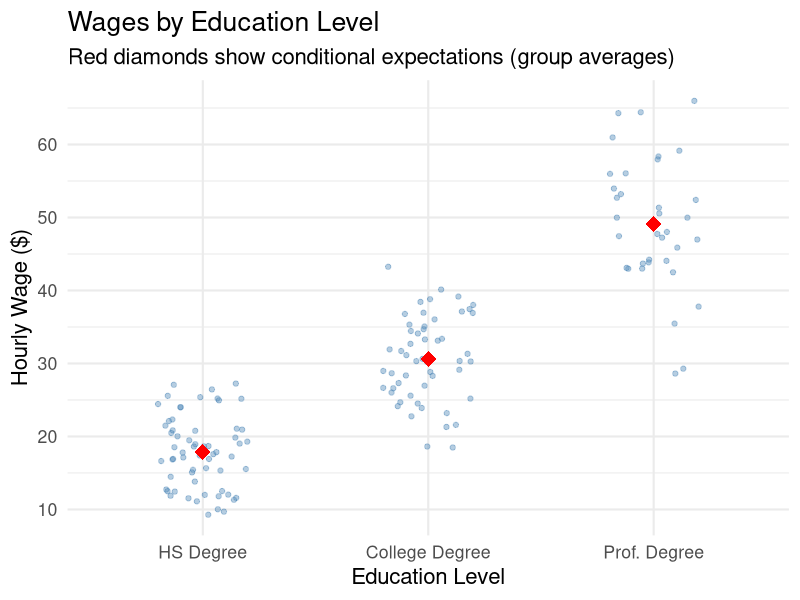
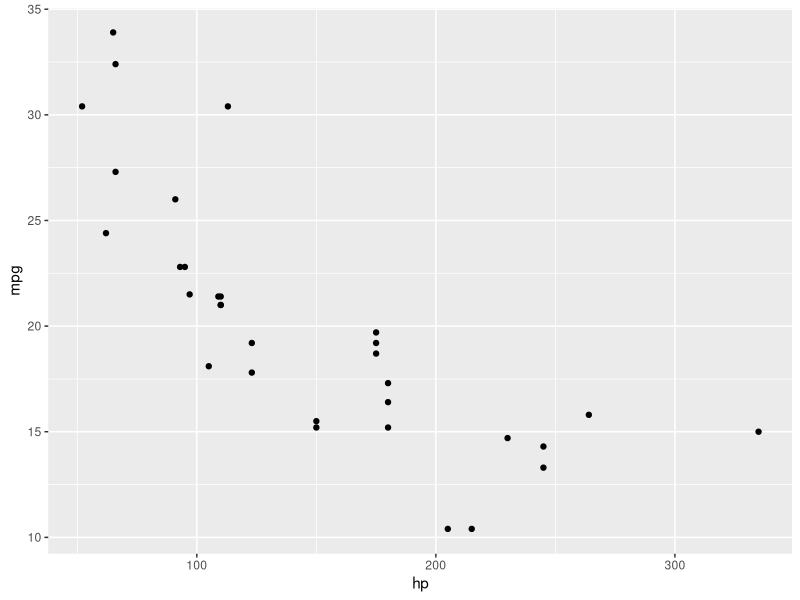
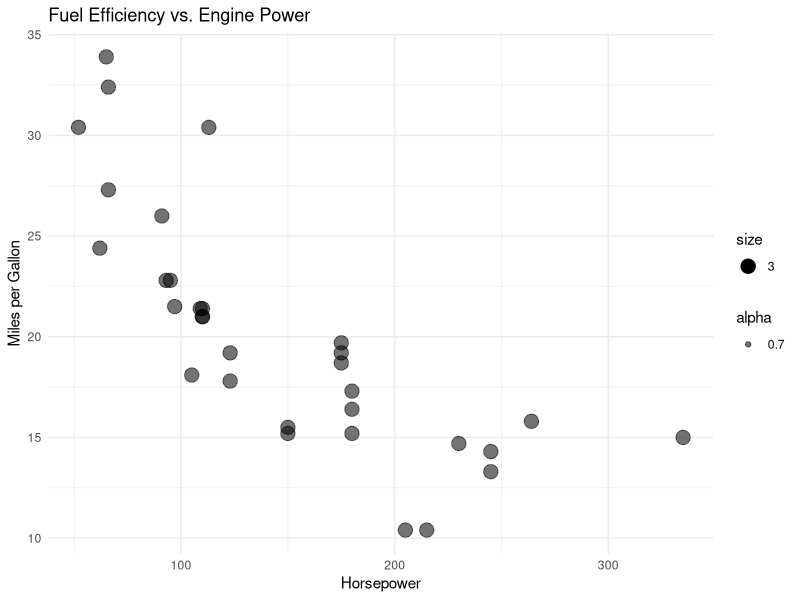
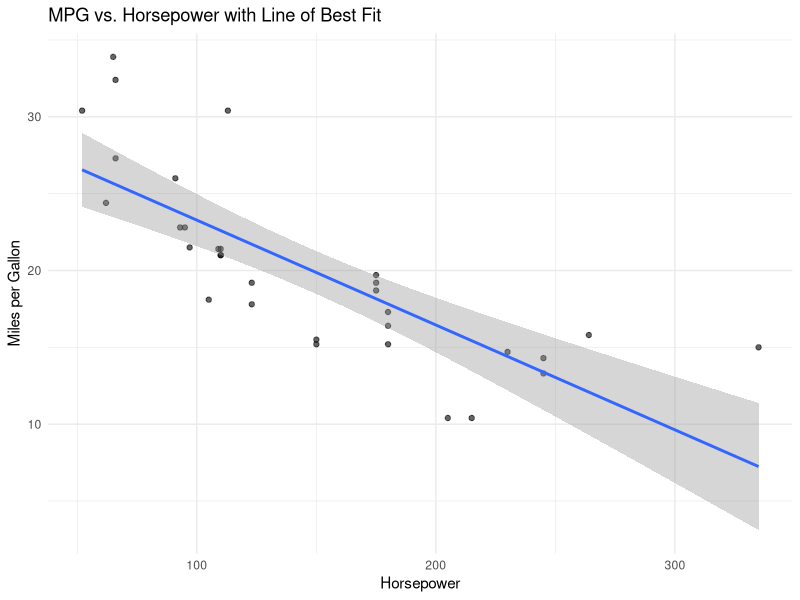
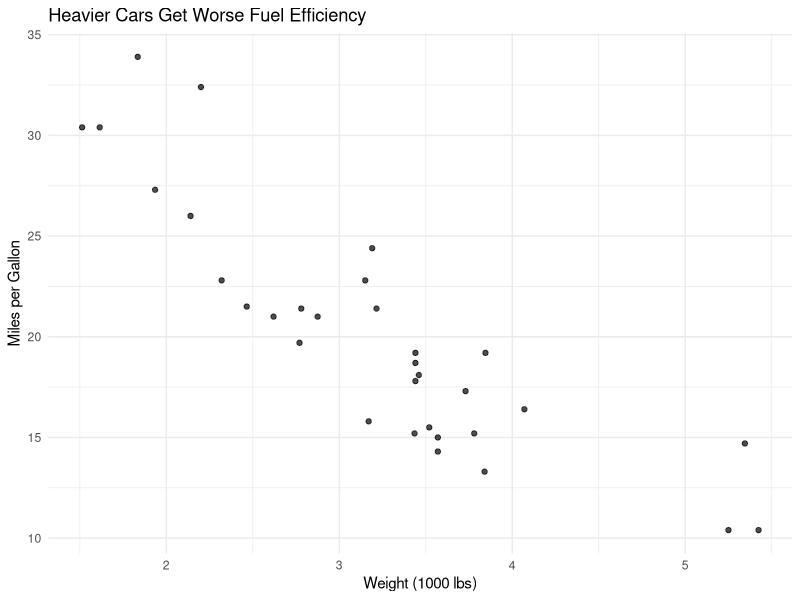
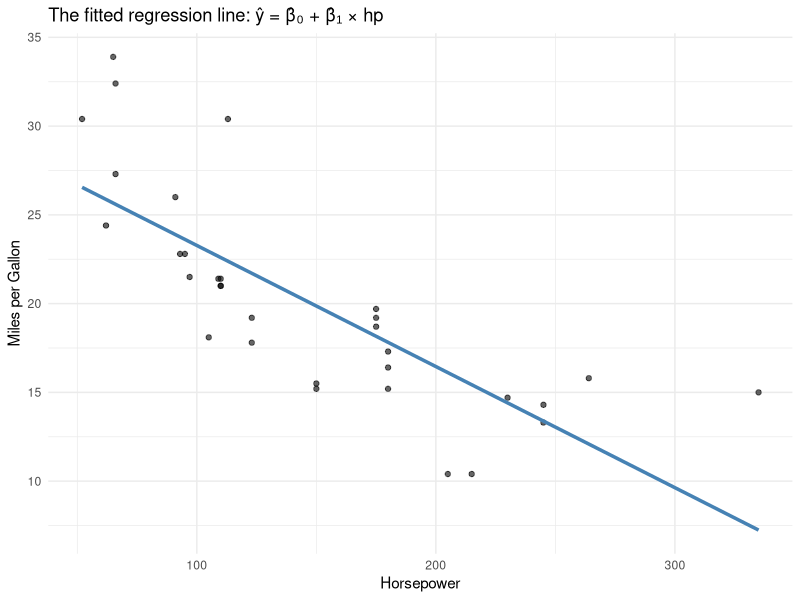
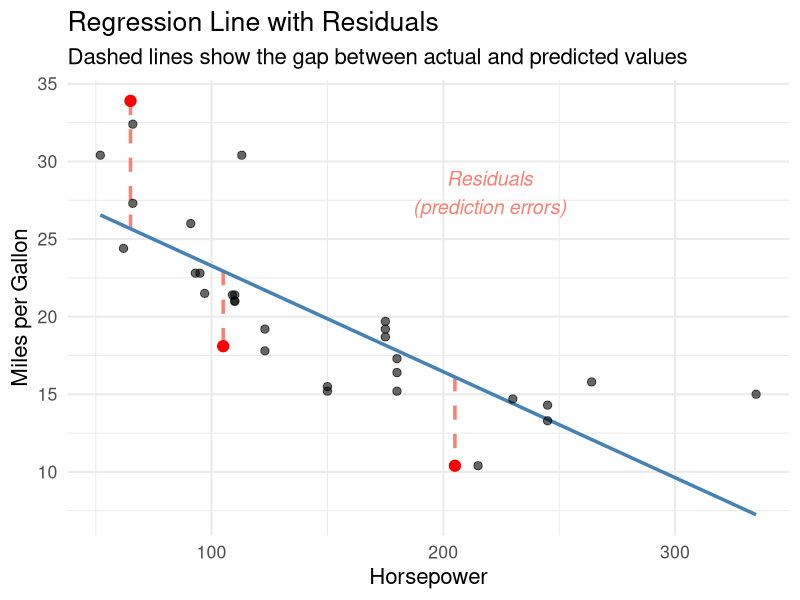
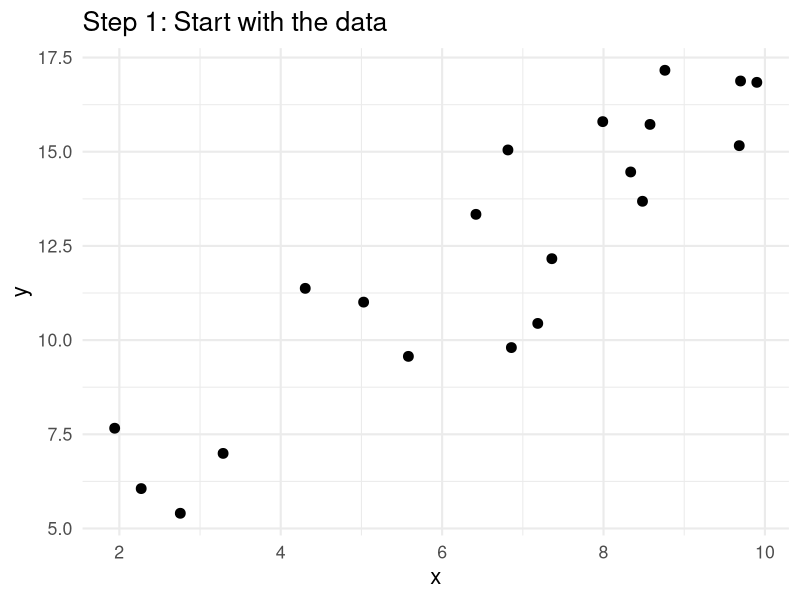

These charts were generated, in order, by the following R code:
## ---- chunk 1
#| label: setup
#| echo: false

library(tidyverse)
## ---- chunk 2
#| echo: false
#| fig-height: 4
#| fig-align: center

set.seed(42)
n <- 150
ed_levels <- c("HS Degree", "College Degree", "Prof. Degree")
education <- sample(ed_levels, size = n, replace = TRUE, prob = c(0.4, 0.4, 0.2))
wage <- case_when(
  education == "HS Degree" ~ rnorm(n, mean = 18, sd = 5),
  education == "College Degree" ~ rnorm(n, mean = 30, sd = 7),
  education == "Prof. Degree" ~ rnorm(n, mean = 50, sd = 10)
)
wage <- pmax(wage, 5)

ed_data <- tibble(education = factor(education, levels = ed_levels), wage = wage)

cond_means <- ed_data |>
  group_by(education) |>
  summarize(mean_wage = mean(wage))

ggplot(ed_data, aes(x = education, y = wage)) +
  geom_jitter(alpha = 0.4, width = 0.2, color = "steelblue") +
  geom_point(data = cond_means, aes(x = education, y = mean_wage),
             color = "red", size = 5, shape = 18) +
  labs(x = "Education Level", y = "Hourly Wage ($)",
       title = "Wages by Education Level",
       subtitle = "Red diamonds show conditional expectations (group averages)") +
  theme_minimal(base_size = 16)
## ---- chunk 3
#| output-location: fragment
#| fig-height: 3.5

ggplot(data = mtcars) +
  geom_point(aes(x = hp, y = mpg))
## ---- chunk 4
#| output-location: fragment
#| fig-height: 3

ggplot(data = mtcars) +
  geom_point(aes(x = hp, y = mpg, size = 3, alpha = 0.7)) +
  labs(
    title = "Fuel Efficiency vs. Engine Power",
    x = "Horsepower",
    y = "Miles per Gallon",
  ) +
  theme_minimal()
## ---- chunk 5
#| output-location: fragment
#| fig-height: 3

ggplot(data = mtcars) +
  geom_point(aes(x = hp, y = mpg), alpha = 0.6) +
  geom_smooth(aes(x = hp, y = mpg), method = "lm", se = TRUE) +
  labs(x = "Horsepower", y = "Miles per Gallon",
       title = "MPG vs. Horsepower with Line of Best Fit") +
  theme_minimal()
## ---- chunk 6
#| output-location: fragment
#| fig-height: 2.5

ggplot(mtcars) +
  geom_point(aes(x = wt, y = mpg), alpha = 0.7) +
  labs(x = "Weight (1000 lbs)", y = "Miles per Gallon",
       title = "Heavier Cars Get Worse Fuel Efficiency") +
  theme_minimal()
## ---- chunk 7
#| output-location: fragment
#| fig-height: 3

ggplot(mtcars, aes(x = hp, y = mpg)) +
  geom_point(alpha = 0.6) +
  geom_smooth(method = "lm", se = FALSE, color = "steelblue", linewidth = 1.2) +
  labs(x = "Horsepower", y = "Miles per Gallon",
       title = "The fitted regression line: ŷ = β̂₀ + β̂₁ × hp") +
  theme_minimal()
## ---- chunk 8
#| echo: false
#| fig-height: 4.5
#| fig-align: center

reg_fit <- lm(mpg ~ hp, data = mtcars)
mtcars_aug <- mtcars |>
  mutate(fitted = fitted(reg_fit), resid = residuals(reg_fit))

highlight_idx <- c(6, 15, 20)
highlight_data <- mtcars_aug[highlight_idx, ]

ggplot(mtcars_aug, aes(x = hp, y = mpg)) +
  geom_segment(data = highlight_data,
               aes(x = hp, xend = hp, y = fitted, yend = mpg),
               color = "salmon", linewidth = 1.2, linetype = "dashed") +
  geom_smooth(method = "lm", se = FALSE, color = "steelblue", linewidth = 1.2) +
  geom_point(size = 2.5, alpha = 0.6) +
  geom_point(data = highlight_data, size = 3.5, color = "red") +
  annotate("text", x = 220, y = 28, label = "Residuals\n(prediction errors)",
           color = "salmon", fontface = "italic", size = 5) +
  labs(x = "Horsepower", y = "Miles per Gallon",
       title = "Regression Line with Residuals",
       subtitle = "Dashed lines show the gap between actual and predicted values") +
  theme_minimal(base_size = 16)
## ---- chunk 9
#| echo: false
#| fig-height: 4
#| fig-align: center

set.seed(15)
demo_x <- runif(20, 1, 10)
demo_y <- 2 + 1.5 * demo_x + rnorm(20, 0, 2)
demo_data <- tibble(x = demo_x, y = demo_y)
demo_fit <- lm(y ~ x, data = demo_data)
demo_data <- demo_data |> mutate(fitted = fitted(demo_fit))

ggplot(demo_data, aes(x = x, y = y)) +
  geom_point(size = 3) +
  labs(x = "x", y = "y",
       title = "Step 1: Start with the data") +
  theme_minimal(base_size = 16)
## ---- chunk 10
#| echo: false
#| fig-height: 4
#| fig-align: center

ggplot(demo_data, aes(x = x, y = y)) +
  geom_smooth(method = "lm", se = FALSE, color = "steelblue", linewidth = 1.2) +
  geom_point(size = 3) +
  labs(x = "x", y = "y",
       title = "Step 2: Fit a line through the data") +
  theme_minimal(base_size = 16)
## ---- chunk 11
#| echo: false
#| fig-height: 4
#| fig-align: center

# Pick one point to highlight
hi <- demo_data |> slice(5)

ggplot(demo_data, aes(x = x, y = y)) +
  geom_smooth(method = "lm", se = FALSE, color = "steelblue", linewidth = 1.2) +
  geom_segment(data = hi, aes(x = x, xend = x, y = fitted, yend = y),
               color = "salmon", linewidth = 1.5, linetype = "dashed") +
  geom_point(size = 3, alpha = 0.4) +
  geom_point(data = hi, size = 4, color = "red") +
  annotate("text", x = hi$x + 0.5, y = (hi$y + hi$fitted) / 2,
           label = paste0("Residual\nû = ", round(hi$y - hi$fitted, 1)),
           color = "salmon", fontface = "bold", size = 4.5) +
  labs(x = "x", y = "y",
       title = "Step 3: Measure the prediction error (residual) for one point") +
  theme_minimal(base_size = 16)
## ---- chunk 12
#| echo: false
#| fig-height: 4
#| fig-align: center

sq_size <- abs(hi$y - hi$fitted)

ggplot(demo_data, aes(x = x, y = y)) +
  geom_rect(data = hi,
            aes(xmin = x, xmax = x + sq_size,
                ymin = pmin(y, fitted), ymax = pmax(y, fitted)),
            fill = "salmon", alpha = 0.4) +
  geom_smooth(method = "lm", se = FALSE, color = "steelblue", linewidth = 1.2) +
  geom_point(size = 3, alpha = 0.4) +
  geom_point(data = hi, size = 4, color = "red") +
  annotate("text", x = hi$x + sq_size / 2, y = (hi$y + hi$fitted) / 2,
           label = paste0("û² = ", round((hi$y - hi$fitted)^2, 1)),
           color = "darkred", fontface = "bold", size = 4.5) +
  labs(x = "x", y = "y",
       title = "Step 4: Square it -- this is what OLS minimizes") +
  theme_minimal(base_size = 16)
## ---- chunk 13
#| echo: false
#| fig-height: 4
#| fig-align: center

ggplot(demo_data, aes(x = x, y = y)) +
  geom_rect(aes(xmin = x, xmax = x + abs(y - fitted),
                ymin = pmin(y, fitted), ymax = pmax(y, fitted)),
            fill = "salmon", alpha = 0.3) +
  geom_smooth(method = "lm", se = FALSE, color = "steelblue", linewidth = 1.2) +
  geom_point(size = 3) +
  labs(x = "x", y = "y",
       title = "Step 5: OLS minimizes the TOTAL area of all squares",
       subtitle = "Each pink square = one squared residual. OLS makes the total area as small as possible.") +
  theme_minimal(base_size = 16)
## ---- chunk 14
#| output-location: fragment

# Estimate the regression
lm_mpg <- lm(mpg ~ hp, data = mtcars)

# View the results
summary(lm_mpg)
## ---- chunk 15
#| fig-height: 3.5
#| echo: false

ggplot(mtcars, aes(x = hp, y = mpg)) +
  geom_point(alpha = 0.6) +
  geom_smooth(method = "lm", se = FALSE, color = "steelblue") +
  labs(x = "Horsepower", y = "Miles per Gallon",
       title = "OLS Regression: MPG on Horsepower",
       subtitle = paste0("ŷ = ", round(coef(lm_mpg)[1], 1),
                         " + (", round(coef(lm_mpg)[2], 3), ") × hp")) +
  theme_minimal()
## ---- chunk 16
#| output-location: fragment

lm_wt <- lm(mpg ~ wt, data = mtcars)
coef(lm_wt)
## ---- chunk 17
#| echo: false
#| fig-height: 4
#| fig-align: center

set.seed(99)
n_demo <- 80
x_demo <- runif(n_demo, 0, 10)

y_noise <- 5 + 0.3 * x_demo + rnorm(n_demo, 0, 8)
r2_noise <- round(summary(lm(y_noise ~ x_demo))$r.squared, 2)

ggplot(tibble(x = x_demo, y = y_noise), aes(x, y)) +
  geom_point(alpha = 0.5, size = 2.5) +
  geom_smooth(method = "lm", se = FALSE, color = "steelblue", linewidth = 1.2) +
  labs(title = paste0("R² = ", r2_noise, " — Almost no explanatory power"),
       subtitle = "x explains virtually none of the variation in y",
       x = "x", y = "y") +
  theme_minimal(base_size = 16)
## ---- chunk 18
#| echo: false
#| fig-height: 4
#| fig-align: center

y_mod <- 5 + 1.5 * x_demo + rnorm(n_demo, 0, 3)
r2_mod <- round(summary(lm(y_mod ~ x_demo))$r.squared, 2)

ggplot(tibble(x = x_demo, y = y_mod), aes(x, y)) +
  geom_point(alpha = 0.5, size = 2.5) +
  geom_smooth(method = "lm", se = FALSE, color = "steelblue", linewidth = 1.2) +
  labs(title = paste0("R² = ", r2_mod, " — Clear trend, but lots of noise"),
       subtitle = "x explains some variation, but many points are far from the line",
       x = "x", y = "y") +
  theme_minimal(base_size = 16)
## ---- chunk 19
#| echo: false
#| fig-height: 4
#| fig-align: center

y_tight <- 5 + 1.5 * x_demo + rnorm(n_demo, 0, 0.3)
r2_tight <- round(summary(lm(y_tight ~ x_demo))$r.squared, 2)

ggplot(tibble(x = x_demo, y = y_tight), aes(x, y)) +
  geom_point(alpha = 0.5, size = 2.5) +
  geom_smooth(method = "lm", se = FALSE, color = "steelblue", linewidth = 1.2) +
  labs(title = paste0("R² = ", r2_tight, " — Nearly perfect fit"),
       subtitle = "Almost all variation in y is explained by x",
       x = "x", y = "y") +
  theme_minimal(base_size = 16)
## ---- chunk 20
#| echo: false
#| fig-height: 4
#| fig-align: center

set.seed(50)
n_zcm <- 300
x_zcm <- runif(n_zcm, 0, 10)
mu_good <- rnorm(n_zcm, 0, 2)
y_zcm <- 3 + 2 * x_zcm + mu_good

zcm_data <- tibble(x = x_zcm, y = y_zcm, mu = mu_good)

# Bin the data and compute mean residuals
zcm_bins <- zcm_data |>
  mutate(x_bin = cut(x, breaks = 5)) |>
  group_by(x_bin) |>
  summarize(mean_mu = mean(mu), mid_x = mean(x), .groups = "drop")

ggplot(zcm_data, aes(x = x, y = mu)) +
  geom_point(alpha = 0.3, color = "steelblue") +
  geom_hline(yintercept = 0, color = "red", linewidth = 1.2, linetype = "dashed") +
  geom_point(data = zcm_bins, aes(x = mid_x, y = mean_mu),
             color = "red", size = 5, shape = 18) +
  labs(x = "x", y = "Error term (μ)",
       title = "When E[μ | x] = 0 holds",
       subtitle = "Red diamonds: average μ within each bin ≈ 0 regardless of x") +
  theme_minimal(base_size = 16)
## ---- chunk 21
#| echo: false
#| fig-height: 4
#| fig-align: center

set.seed(50)
mu_bad <- rnorm(n_zcm, 0, 2) + 0.8 * x_zcm - 4  # mu is correlated with x
y_bad <- 3 + 2 * x_zcm + mu_bad

zcm_bad <- tibble(x = x_zcm, y = y_bad, mu = mu_bad)

zcm_bins_bad <- zcm_bad |>
  mutate(x_bin = cut(x, breaks = 5)) |>
  group_by(x_bin) |>
  summarize(mean_mu = mean(mu), mid_x = mean(x), .groups = "drop")

ggplot(zcm_bad, aes(x = x, y = mu)) +
  geom_point(alpha = 0.3, color = "coral") +
  geom_hline(yintercept = 0, color = "red", linewidth = 1.2, linetype = "dashed") +
  geom_point(data = zcm_bins_bad, aes(x = mid_x, y = mean_mu),
             color = "darkred", size = 5, shape = 18) +
  labs(x = "x", y = "Error term (μ)",
       title = "When E[μ | x] = 0 FAILS",
       subtitle = "Average μ is negative at low x and positive at high x — errors are correlated with x!") +
  theme_minimal(base_size = 16)
## ---- chunk 22
#| output-location: fragment

set.seed(1248)
n_pop <- 1000
pop_data <- tibble(
  x = sample(1:100, size = n_pop, replace = TRUE),
  y = 3.5 + 2.21 * x + rnorm(n_pop)
)

# The TRUE slope is 2.21
## ---- chunk 23
#| output-location: fragment

set.seed(812476)
n_sims <- 500
sample_size <- 25

sim_results <- tibble(
  iteration = 1:n_sims,
  b1_hat = map_dbl(1:n_sims, function(i) {
    samp <- slice_sample(pop_data, n = sample_size, replace = TRUE)
    coef(lm(y ~ x, data = samp))[2]
  })
)

mean(sim_results$b1_hat)
## ---- chunk 24
#| echo: false
#| fig-height: 4
#| fig-align: center

ggplot(sim_results, aes(x = b1_hat)) +
  geom_histogram(binwidth = 0.015, fill = "steelblue", alpha = 0.7, color = "white") +
  geom_vline(xintercept = 2.21, color = "red", linewidth = 1.2, linetype = "dashed") +
  geom_vline(xintercept = mean(sim_results$b1_hat), color = "forestgreen",
             linewidth = 1.2) +
  annotate("text", x = 2.28, y = 40, label = paste0("True β₁ = 2.21"),
           color = "red", size = 5, fontface = "bold") +
  annotate("text", x = 2.14, y = 35,
           label = paste0("Mean = ", round(mean(sim_results$b1_hat), 3)),
           color = "forestgreen", size = 5, fontface = "bold") +
  labs(x = expression(hat(beta)[1]), y = "Count",
       title = "Distribution of OLS Slope Estimates Across 500 Samples",
       subtitle = "Each bar represents estimates that fell in a narrow range") +
  theme_minimal(base_size = 16)
## ---- chunk 25
#| echo: false
#| fig-height: 3
#| fig-align: center
#| layout-ncol: 2

set.seed(77)
n_h <- 100
x_h <- runif(n_h, 1, 10)
y_homo <- 2 + 1.5 * x_h + rnorm(n_h, 0, 2)
y_hetero <- 2 + 1.5 * x_h + rnorm(n_h, 0, 0.3 * x_h)

ggplot(tibble(x = x_h, y = y_homo), aes(x, y)) +
  geom_point(alpha = 0.6) +
  geom_smooth(method = "lm", se = FALSE, color = "steelblue") +
  labs(title = "Homoskedasticity", subtitle = "Constant spread",
       x = "x", y = "y") +
  theme_minimal(base_size = 14)

ggplot(tibble(x = x_h, y = y_hetero), aes(x, y)) +
  geom_point(alpha = 0.6) +
  geom_smooth(method = "lm", se = FALSE, color = "steelblue") +
  labs(title = "Heteroskedasticity", subtitle = "Spread increases with x",
       x = "x", y = "y") +
  theme_minimal(base_size = 14)
## ---- chunk 26
#| echo: false
#| fig-height: 4
#| fig-align: center

set.seed(444)
n_var <- 500

# Population with low noise
pop_low <- tibble(x = sample(1:100, 1000, replace = TRUE),
                  y = 5 + 2 * x + rnorm(1000, 0, 5))
# Population with high noise
pop_high <- tibble(x = sample(1:100, 1000, replace = TRUE),
                   y = 5 + 2 * x + rnorm(1000, 0, 50))

sim_var <- tibble(
  iteration = 1:n_var,
  low_noise = map_dbl(1:n_var, function(i) {
    samp <- slice_sample(pop_low, n = 30, replace = TRUE)
    coef(lm(y ~ x, data = samp))[2]
  }),
  high_noise = map_dbl(1:n_var, function(i) {
    samp <- slice_sample(pop_high, n = 30, replace = TRUE)
    coef(lm(y ~ x, data = samp))[2]
  })
)

sim_var_long <- sim_var |>
  pivot_longer(cols = c(low_noise, high_noise),
               names_to = "scenario", values_to = "estimate") |>
  mutate(scenario = ifelse(scenario == "low_noise",
                           paste0("Low noise (σ = 5), SD = ", round(sd(sim_var$low_noise), 2)),
                           paste0("High noise (σ = 50), SD = ", round(sd(sim_var$high_noise), 2))))

ggplot(sim_var_long, aes(x = estimate, fill = scenario)) +
  geom_histogram(binwidth = 0.06, alpha = 0.6, position = "identity", color = "white") +
  geom_vline(xintercept = 2, color = "red", linewidth = 1.2, linetype = "dashed") +
  annotate("text", x = 2, y = 75, label = "True β₁ = 2", color = "red",
           size = 5, fontface = "bold", hjust = -0.1) +
  scale_fill_manual(values = c("steelblue", "coral")) +
  labs(x = expression(hat(beta)[1]), y = "Count", fill = "",
       title = "More noise → less precise estimates",
       subtitle = "Both are unbiased (centered on 2), but high noise has much wider spread") +
  theme_minimal(base_size = 14) +
  theme(legend.position = "bottom")
## ---- chunk 27
#| echo: false
#| fig-height: 4
#| fig-align: center

set.seed(555)

# Population with low variation in x
pop_low_x <- tibble(x = sample(40:60, 1000, replace = TRUE),
                    y = 5 + 2 * x + rnorm(1000, 0, 15))
# Population with high variation in x
pop_high_x <- tibble(x = sample(1:100, 1000, replace = TRUE),
                     y = 5 + 2 * x + rnorm(1000, 0, 15))

sim_x <- tibble(
  iteration = 1:n_var,
  low_var_x = map_dbl(1:n_var, function(i) {
    samp <- slice_sample(pop_low_x, n = 30, replace = TRUE)
    coef(lm(y ~ x, data = samp))[2]
  }),
  high_var_x = map_dbl(1:n_var, function(i) {
    samp <- slice_sample(pop_high_x, n = 30, replace = TRUE)
    coef(lm(y ~ x, data = samp))[2]
  })
)

sim_x_long <- sim_x |>
  pivot_longer(cols = c(low_var_x, high_var_x),
               names_to = "scenario", values_to = "estimate") |>
  mutate(scenario = ifelse(scenario == "low_var_x",
                           paste0("x range: 40-60, SD = ", round(sd(sim_x$low_var_x), 2)),
                           paste0("x range: 1-100, SD = ", round(sd(sim_x$high_var_x), 2))))

ggplot(sim_x_long, aes(x = estimate, fill = scenario)) +
  geom_histogram(binwidth = 0.06, alpha = 0.6, position = "identity", color = "white") +
  geom_vline(xintercept = 2, color = "red", linewidth = 1.2, linetype = "dashed") +
  annotate("text", x = 2, y = 70, label = "True β₁ = 2", color = "red",
           size = 5, fontface = "bold", hjust = -0.1) +
  scale_fill_manual(values = c("coral", "forestgreen")) +
  labs(x = expression(hat(beta)[1]), y = "Count", fill = "",
       title = "More variation in x → more precise estimates",
       subtitle = "Both are unbiased, but wider x range gives tighter estimates") +
  theme_minimal(base_size = 14) +
  theme(legend.position = "bottom")
## ---- chunk 28
#| echo: false
#| fig-height: 4
#| fig-align: center

set.seed(666)

pop_n <- tibble(x = sample(1:100, 2000, replace = TRUE),
                y = 5 + 2 * x + rnorm(2000, 0, 20))

sim_n <- tibble(
  iteration = 1:n_var,
  n_15 = map_dbl(1:n_var, function(i) {
    samp <- slice_sample(pop_n, n = 15, replace = TRUE)
    coef(lm(y ~ x, data = samp))[2]
  }),
  n_200 = map_dbl(1:n_var, function(i) {
    samp <- slice_sample(pop_n, n = 200, replace = TRUE)
    coef(lm(y ~ x, data = samp))[2]
  })
)

sim_n_long <- sim_n |>
  pivot_longer(cols = c(n_15, n_200),
               names_to = "scenario", values_to = "estimate") |>
  mutate(scenario = ifelse(scenario == "n_15",
                           paste0("n = 15, SD = ", round(sd(sim_n$n_15), 2)),
                           paste0("n = 200, SD = ", round(sd(sim_n$n_200), 2))))

ggplot(sim_n_long, aes(x = estimate, fill = scenario)) +
  geom_histogram(binwidth = 0.06, alpha = 0.6, position = "identity", color = "white") +
  geom_vline(xintercept = 2, color = "red", linewidth = 1.2, linetype = "dashed") +
  annotate("text", x = 2, y = 80, label = "True β₁ = 2", color = "red",
           size = 5, fontface = "bold", hjust = -0.1) +
  scale_fill_manual(values = c("coral", "forestgreen")) +
  labs(x = expression(hat(beta)[1]), y = "Count", fill = "",
       title = "Larger samples → more precise estimates",
       subtitle = "Larger n means more variation in x (higher SST_x) → tighter distribution") +
  theme_minimal(base_size = 14) +
  theme(legend.position = "bottom")
## ---- chunk 29
#| output-location: fragment
#| fig-height: 2.5

ggplot(mtcars, aes(x = disp, y = mpg)) +
  geom_point(alpha = 0.6) +
  geom_smooth(method = "lm") +
  labs(x = "Displacement (cu.in.)", y = "MPG",
       title = "MPG vs. Engine Displacement") +
  theme_minimal()
## ---- chunk 30
#| output-location: fragment

summary(lm(mpg ~ disp, data = mtcars))
